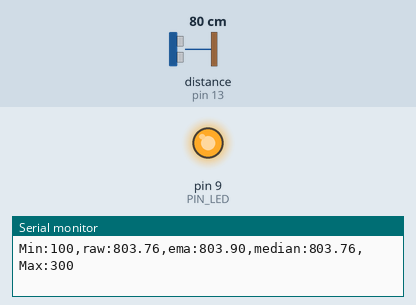
Recording of a sketch running on a simulated Arduino Uno, built with avr-gcc and run on an emulated ATmega328P. On the bench: output pins drawn as LEDs (lit = HIGH), the last lines printed to the serial monitor. Wiring (inferred from the names in the program): ultrasonic range finder: trigger pin 12; echo pin 13. The test bench sets the inputs (shaded band); at power-on: distance to the obstacle (sensor on pin 13) 80 cm. The echo pulse lasts 58.3 µs per cm; pins used as bus, display or sensor lines are not drawn.

Above: at 1.2 s.
1.3 s: distance to the obstacle (sensor on pin 13) set to 18 cm
At 1.6 s:
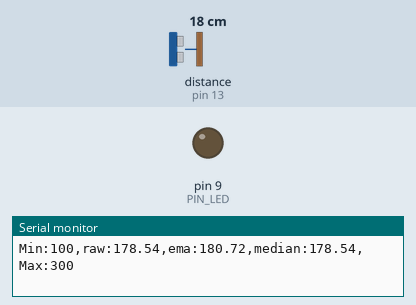
2.8 s: distance to the obstacle (sensor on pin 13) set to 2 cm
At 3.9 s:
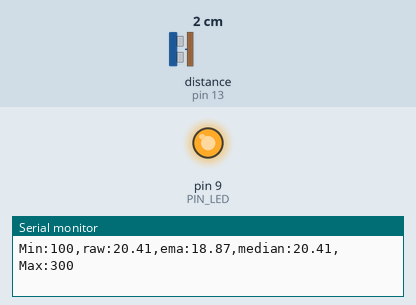
Timing chart, 0 to 5.8 s (numbered marks = the images above; inputs shaded):
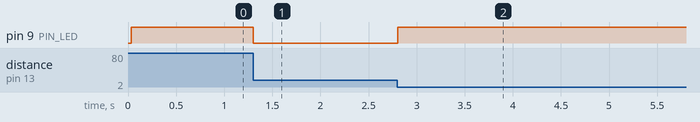

The sketch:

median_filter.ino
```cpp
// Arduino pin assignment
#define PIN_LED  9
#define PIN_TRIG 12
#define PIN_ECHO 13

// configurable parameters
#define SND_VEL 346.0     // sound velocity at 24 celsius degree (unit: m/sec)
#define INTERVAL 25       // sampling interval (unit: msec)
#define PULSE_DURATION 10 // ultra-sound Pulse Duration (unit: usec)
#define _DIST_MIN 100     // minimum distance to be measured (unit: mm)
#define _DIST_MAX 300     // maximum distance to be measured (unit: mm)

#define TIMEOUT ((INTERVAL / 2) * 1000.0) // maximum echo waiting time (unit: usec)
#define SCALE (0.001 * 0.5 * SND_VEL)     // coefficent to convert duration to distance

#define _EMA_ALPHA 0.4    // EMA weight of new sample (range: 0 to 1)
                          // Setting EMA to 1 effectively disables EMA filter.
#define N 3

// global variables
unsigned long last_sampling_time;   // unit: msec
float dist_ema;                     // EMA distance
int i = 0;
int count = 0;
float allN[N];
float copyallN[N];
float dist_median;

void setup() {
  // initialize GPIO pins
  pinMode(PIN_LED,OUTPUT);
  pinMode(PIN_TRIG,OUTPUT);
  pinMode(PIN_ECHO,INPUT);
  digitalWrite(PIN_TRIG, LOW);

  // initialize serial port
  Serial.begin(57600);
}

void SortN(float arr[], int n) {
  for (int i = 0; i < n - 1; i++) {
    for (int j = 0; j < n - i - 1; j++) {
      if (arr[j] > arr[j + 1]) {
        float a = arr[j];
        arr[j] = arr[j + 1];
        arr[j + 1] = a;
      }
    }
  }
}

void loop() {
  float dist_raw;

  // wait until next sampling time.
  // millis() returns the number of milliseconds since the program started.
  // will overflow after 50 days.
  if (millis() < last_sampling_time + INTERVAL)
    return;

  // get a distance reading from the USS
  dist_raw = USS_measure(PIN_TRIG,PIN_ECHO);

  allN[i] = dist_raw;
  i++;
  if(count < N){
   count++;
  }

  if(i == N){
    i = 0;
  }
  if(count == N){
    for (int j=0; j<N; j++){
      copyallN[j] = allN[j];
    }
  }

  // Modify the below line to implement the EMA equation
  dist_ema = _EMA_ALPHA * dist_raw + (1-_EMA_ALPHA) * dist_ema;

  SortN(copyallN, N);
  if(N % 2 != 0){
    dist_median = copyallN[N/2];
  }
  else{
    dist_median = (copyallN[N/2-1] + copyallN[N/2])/2;
  }

  // output the distance to the serial port
  Serial.print("Min:");   Serial.print(_DIST_MIN);
  Serial.print(",raw:"); Serial.print(dist_raw);
  Serial.print(",ema:");  Serial.print(dist_ema);
  Serial.print(",median:");  Serial.print(dist_median);
  Serial.print(",Max:");  Serial.print(_DIST_MAX);
  Serial.println("");

  // do something here
  if ((dist_raw < _DIST_MIN) || (dist_raw > _DIST_MAX))
    digitalWrite(PIN_LED, 1);       // LED OFF
  else
    digitalWrite(PIN_LED, 0);       // LED ON

  // update last sampling time
  last_sampling_time += INTERVAL;
}

// get a distance reading from USS. return value is in millimeter.
float USS_measure(int TRIG, int ECHO)
{
  digitalWrite(TRIG, HIGH);
  delayMicroseconds(PULSE_DURATION);
  digitalWrite(TRIG, LOW);

  return pulseIn(ECHO, HIGH, TIMEOUT) * SCALE; // unit: mm

  // Pulse duration to distance conversion example (target distance = 17.3m)
  // - pulseIn(ECHO, HIGH, timeout) returns microseconds (음파의 왕복 시간)
  // - 편도 거리 = (pulseIn() / 1,000,000) * SND_VEL / 2 (미터 단위)
  //   mm 단위로 하려면 * 1,000이 필요 ==>  SCALE = 0.001 * 0.5 * SND_VEL
  //
  // - 예, pusseIn()이 100,000 이면 (= 0.1초, 왕복 거리 34.6m)
  //        = 100,000 micro*sec * 0.001 milli/micro * 0.5 * 346 meter/sec
  //        = 100,000 * 0.001 * 0.5 * 346
  //        = 17,300 mm  ==> 17.3m
}
```

Measured:
- after the input at 1.3 s, pin 9 (PIN_LED): HIGH → LOW at once
- after the input at 2.8 s, pin 9 (PIN_LED): LOW → HIGH at once
